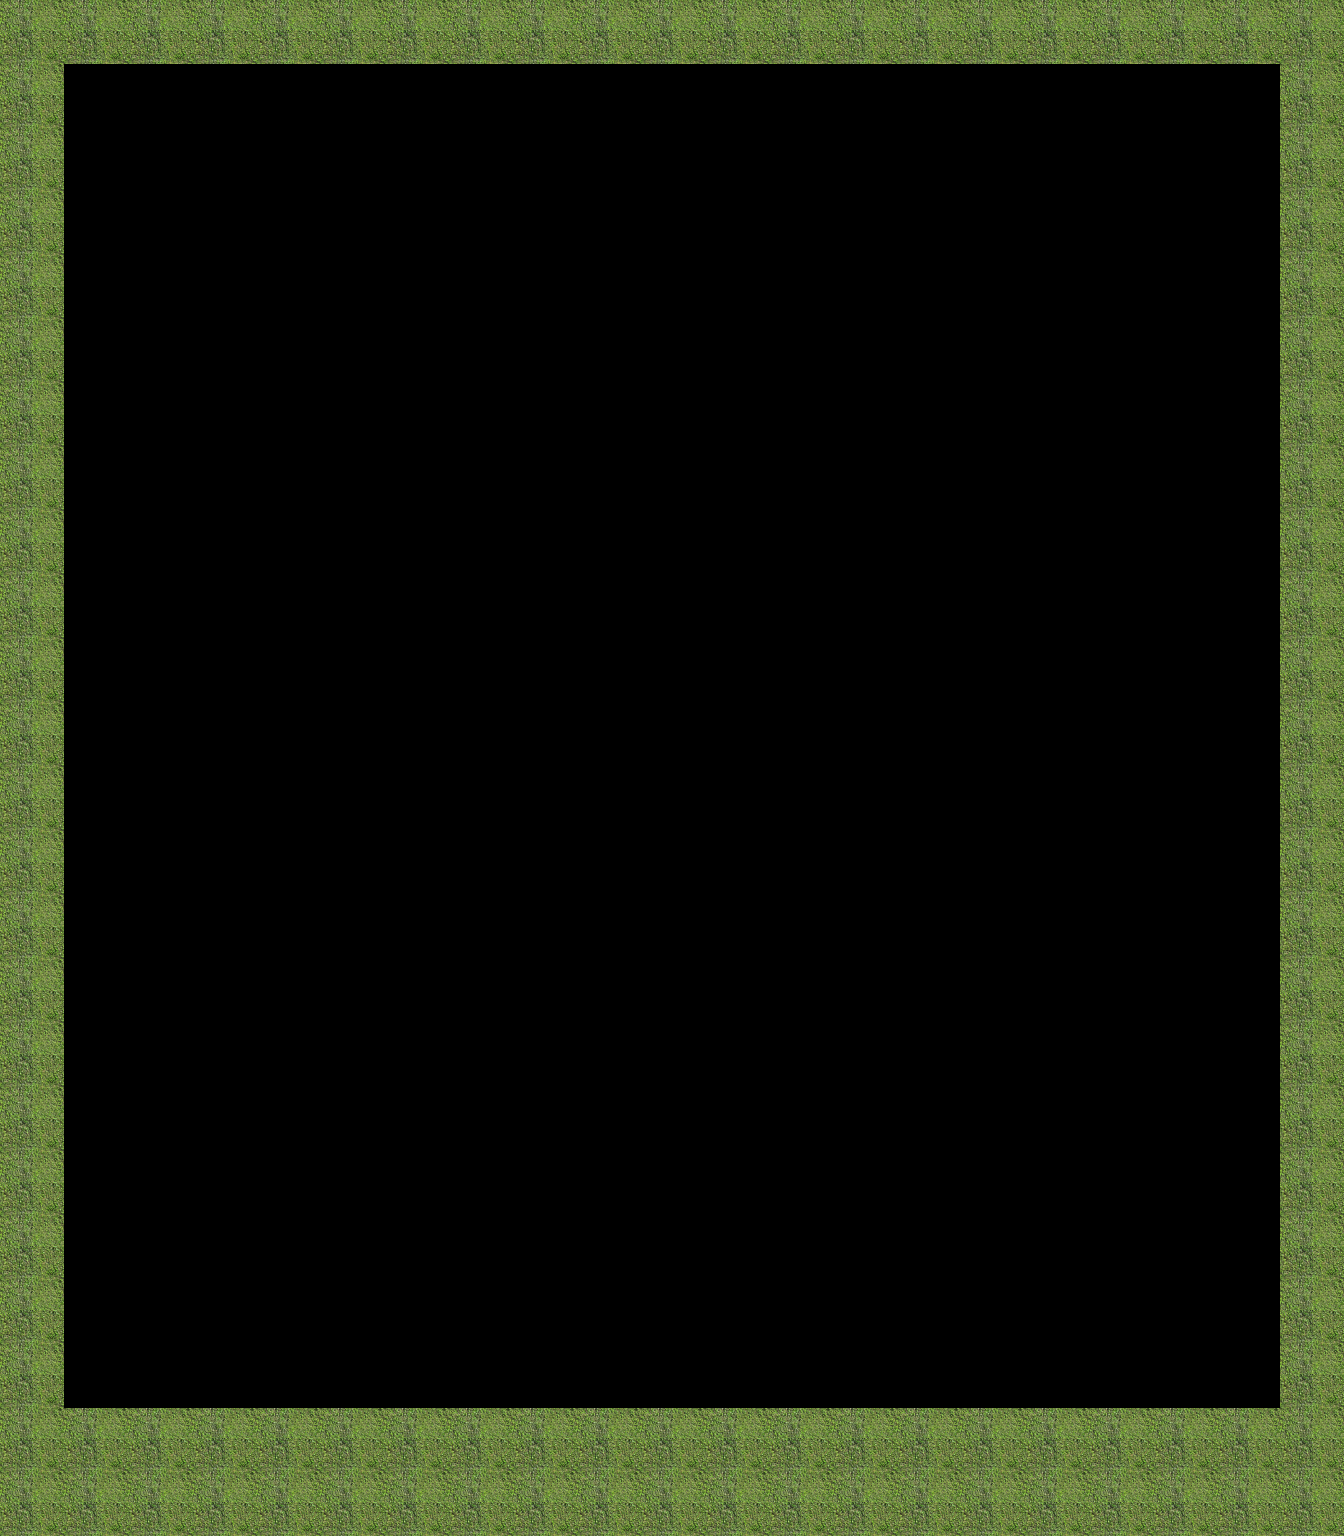

A level layout from a 2D game, rendered from its tile map. Below: a short description, then the map file with tile-grid data replaced by summaries:
An orthogonal 21x24 tile map with 64x64 px tiles, 5 tile layers (path, wall, hint, start, ...).

<map version="1.0" orientation="orthogonal" renderorder="right-down" width="21" height="24" tilewidth="64" tileheight="64">
 <properties>
  <property name="bestTimePossible" value="" />
  <property name="viewSize" value="5" />
 </properties>
 <tileset firstgid="1" name="sandbush" tilewidth="64" tileheight="64">
  <image source="sandbush.png" width="256" height="192" />
 </tileset>
 <layer name="path" width="21" height="24">
  <data>[504 cells, 0 non-empty, 0 distinct tile ids]</data>
 </layer>
 <layer name="wall" width="21" height="24">
  <data>[504 cells, 105 non-empty, 1 distinct tile ids]</data>
 </layer>
 <layer name="hint" width="21" height="24">
  <data>[504 cells, 0 non-empty, 0 distinct tile ids]</data>
 </layer>
 <layer name="start" width="21" height="24">
  <data>[504 cells, 0 non-empty, 0 distinct tile ids]</data>
 </layer>
 <layer name="end" width="21" height="24">
  <data>[504 cells, 0 non-empty, 0 distinct tile ids]</data>
 </layer>
</map>
